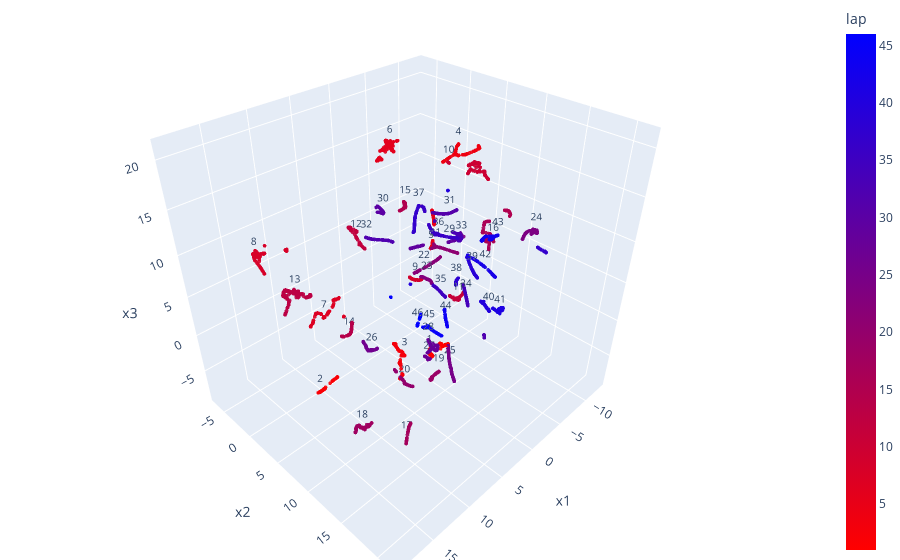

The notebook cell saved with this chart:
### Code cell
fig = px.scatter_3d(df2, x='x1', y='x2', z='x3',
              color='lap', opacity=0.9, text = "label", color_continuous_scale='Bluered_r')

fig.update_traces(marker_size=1.3)
fig.update_traces(textfont_size=10)

# tight layout
fig.update_layout(margin=dict(l=0, r=0, b=0, t=0))
fig.show()

### Figure 1 — Plotly figure (JSON) as saved in the notebook; plotly's stock layout.template omitted (floating-point values rounded to 4 significant figures; data arrays with more than 128 entries replaced by an {"elided": "..."} marker saying what was removed)
{"data": [{"hovertemplate": "x1=%{x}<br>x2=%{y}<br>x3=%{z}<br>label=%{text}<br>lap=%{marker.color}<extra></extra>", "legendgroup": "", "marker": {"color": {"elided": "3133 int values"}, "coloraxis": "coloraxis", "opacity": 0.9, "size": 1.3, "symbol": "circle"}, "mode": "markers+text", "name": "", "scene": "scene", "showlegend": false, "text": {"elided": "3133 str values"}, "textfont": {"size": 10}, "type": "scatter3d", "x": {"elided": "3133 float values"}, "y": {"elided": "3133 float values"}, "z": {"elided": "3133 float values"}}], "layout": {"coloraxis": {"colorbar": {"title": {"text": "lap"}}, "colorscale": [[0, "rgb(255,0,0)"], [1, "rgb(0,0,255)"]]}, "legend": {"tracegroupgap": 0}, "margin": {"b": 0, "l": 0, "r": 0, "t": 0}, "scene": {"domain": {"x": [0, 1], "y": [0, 1]}, "xaxis": {"title": {"text": "x1"}}, "yaxis": {"title": {"text": "x2"}}, "zaxis": {"title": {"text": "x3"}}}}}
